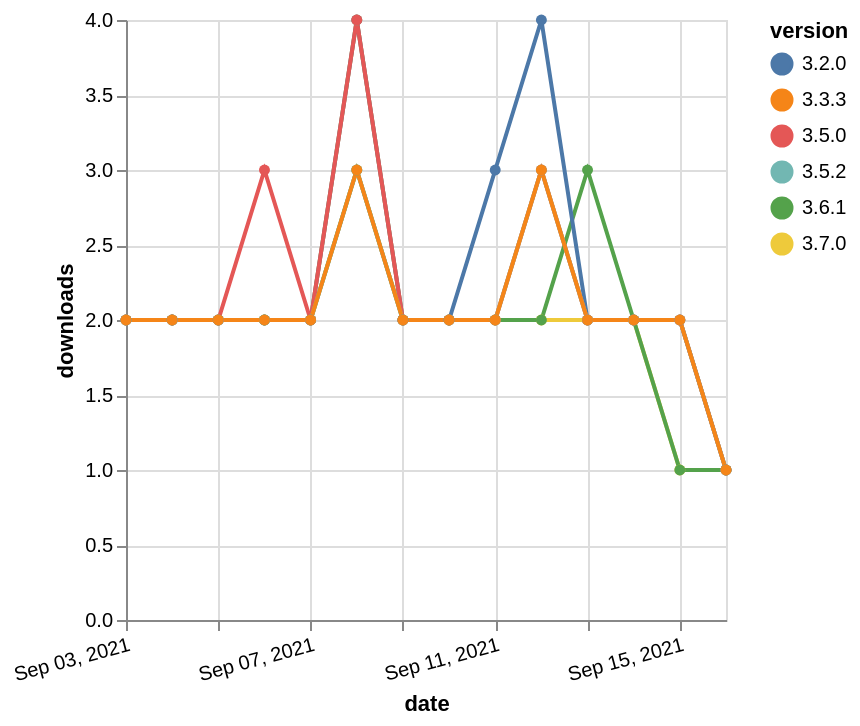

Vega-Lite specification stored for this chart:
### Vega-Lite specification from a JSON file in a GitHub repository (floating-point values rounded to 4 significant figures)
{"$schema": "https://vega.github.io/schema/vega-lite/v5.json", "description": "A simple bar chart with embedded data.", "data": {"values": [{"date": "2021-09-03", "total": 843, "delta": 2, "version": "3.7.0"}, {"date": "2021-09-04", "total": 845, "delta": 2, "version": "3.7.0"}, {"date": "2021-09-05", "total": 847, "delta": 2, "version": "3.7.0"}, {"date": "2021-09-06", "total": 849, "delta": 2, "version": "3.7.0"}, {"date": "2021-09-07", "total": 851, "delta": 2, "version": "3.7.0"}, {"date": "2021-09-08", "total": 855, "delta": 4, "version": "3.7.0"}, {"date": "2021-09-09", "total": 857, "delta": 2, "version": "3.7.0"}, {"date": "2021-09-10", "total": 859, "delta": 2, "version": "3.7.0"}, {"date": "2021-09-11", "total": 861, "delta": 2, "version": "3.7.0"}, {"date": "2021-09-12", "total": 863, "delta": 2, "version": "3.7.0"}, {"date": "2021-09-13", "total": 865, "delta": 2, "version": "3.7.0"}, {"date": "2021-09-14", "total": 867, "delta": 2, "version": "3.7.0"}, {"date": "2021-09-15", "total": 868, "delta": 1, "version": "3.7.0"}, {"date": "2021-09-16", "total": 869, "delta": 1, "version": "3.7.0"}, {"date": "2021-09-03", "total": 979, "delta": 2, "version": "3.6.1"}, {"date": "2021-09-04", "total": 981, "delta": 2, "version": "3.6.1"}, {"date": "2021-09-05", "total": 983, "delta": 2, "version": "3.6.1"}, {"date": "2021-09-06", "total": 985, "delta": 2, "version": "3.6.1"}, {"date": "2021-09-07", "total": 987, "delta": 2, "version": "3.6.1"}, {"date": "2021-09-08", "total": 990, "delta": 3, "version": "3.6.1"}, {"date": "2021-09-09", "total": 992, "delta": 2, "version": "3.6.1"}, {"date": "2021-09-10", "total": 994, "delta": 2, "version": "3.6.1"}, {"date": "2021-09-11", "total": 996, "delta": 2, "version": "3.6.1"}, {"date": "2021-09-12", "total": 998, "delta": 2, "version": "3.6.1"}, {"date": "2021-09-13", "total": 1001, "delta": 3, "version": "3.6.1"}, {"date": "2021-09-14", "total": 1003, "delta": 2, "version": "3.6.1"}, {"date": "2021-09-15", "total": 1004, "delta": 1, "version": "3.6.1"}, {"date": "2021-09-16", "total": 1005, "delta": 1, "version": "3.6.1"}, {"date": "2021-09-03", "total": 2708, "delta": 2, "version": "3.2.0"}, {"date": "2021-09-04", "total": 2710, "delta": 2, "version": "3.2.0"}, {"date": "2021-09-05", "total": 2712, "delta": 2, "version": "3.2.0"}, {"date": "2021-09-06", "total": 2714, "delta": 2, "version": "3.2.0"}, {"date": "2021-09-07", "total": 2716, "delta": 2, "version": "3.2.0"}, {"date": "2021-09-08", "total": 2720, "delta": 4, "version": "3.2.0"}, {"date": "2021-09-09", "total": 2722, "delta": 2, "version": "3.2.0"}, {"date": "2021-09-10", "total": 2724, "delta": 2, "version": "3.2.0"}, {"date": "2021-09-11", "total": 2727, "delta": 3, "version": "3.2.0"}, {"date": "2021-09-12", "total": 2731, "delta": 4, "version": "3.2.0"}, {"date": "2021-09-13", "total": 2733, "delta": 2, "version": "3.2.0"}, {"date": "2021-09-14", "total": 2735, "delta": 2, "version": "3.2.0"}, {"date": "2021-09-15", "total": 2737, "delta": 2, "version": "3.2.0"}, {"date": "2021-09-16", "total": 2738, "delta": 1, "version": "3.2.0"}, {"date": "2021-09-03", "total": 1684, "delta": 2, "version": "3.5.0"}, {"date": "2021-09-04", "total": 1686, "delta": 2, "version": "3.5.0"}, {"date": "2021-09-05", "total": 1688, "delta": 2, "version": "3.5.0"}, {"date": "2021-09-06", "total": 1691, "delta": 3, "version": "3.5.0"}, {"date": "2021-09-07", "total": 1693, "delta": 2, "version": "3.5.0"}, {"date": "2021-09-08", "total": 1697, "delta": 4, "version": "3.5.0"}, {"date": "2021-09-09", "total": 1699, "delta": 2, "version": "3.5.0"}, {"date": "2021-09-10", "total": 1701, "delta": 2, "version": "3.5.0"}, {"date": "2021-09-11", "total": 1703, "delta": 2, "version": "3.5.0"}, {"date": "2021-09-12", "total": 1706, "delta": 3, "version": "3.5.0"}, {"date": "2021-09-13", "total": 1708, "delta": 2, "version": "3.5.0"}, {"date": "2021-09-14", "total": 1710, "delta": 2, "version": "3.5.0"}, {"date": "2021-09-15", "total": 1712, "delta": 2, "version": "3.5.0"}, {"date": "2021-09-16", "total": 1713, "delta": 1, "version": "3.5.0"}, {"date": "2021-09-03", "total": 1300, "delta": 2, "version": "3.5.2"}, {"date": "2021-09-04", "total": 1302, "delta": 2, "version": "3.5.2"}, {"date": "2021-09-05", "total": 1304, "delta": 2, "version": "3.5.2"}, {"date": "2021-09-06", "total": 1306, "delta": 2, "version": "3.5.2"}, {"date": "2021-09-07", "total": 1308, "delta": 2, "version": "3.5.2"}, {"date": "2021-09-08", "total": 1311, "delta": 3, "version": "3.5.2"}, {"date": "2021-09-09", "total": 1313, "delta": 2, "version": "3.5.2"}, {"date": "2021-09-10", "total": 1315, "delta": 2, "version": "3.5.2"}, {"date": "2021-09-11", "total": 1317, "delta": 2, "version": "3.5.2"}, {"date": "2021-09-12", "total": 1320, "delta": 3, "version": "3.5.2"}, {"date": "2021-09-13", "total": 1322, "delta": 2, "version": "3.5.2"}, {"date": "2021-09-14", "total": 1324, "delta": 2, "version": "3.5.2"}, {"date": "2021-09-15", "total": 1326, "delta": 2, "version": "3.5.2"}, {"date": "2021-09-16", "total": 1327, "delta": 1, "version": "3.5.2"}, {"date": "2021-09-03", "total": 2237, "delta": 2, "version": "3.3.3"}, {"date": "2021-09-04", "total": 2239, "delta": 2, "version": "3.3.3"}, {"date": "2021-09-05", "total": 2241, "delta": 2, "version": "3.3.3"}, {"date": "2021-09-06", "total": 2243, "delta": 2, "version": "3.3.3"}, {"date": "2021-09-07", "total": 2245, "delta": 2, "version": "3.3.3"}, {"date": "2021-09-08", "total": 2248, "delta": 3, "version": "3.3.3"}, {"date": "2021-09-09", "total": 2250, "delta": 2, "version": "3.3.3"}, {"date": "2021-09-10", "total": 2252, "delta": 2, "version": "3.3.3"}, {"date": "2021-09-11", "total": 2254, "delta": 2, "version": "3.3.3"}, {"date": "2021-09-12", "total": 2257, "delta": 3, "version": "3.3.3"}, {"date": "2021-09-13", "total": 2259, "delta": 2, "version": "3.3.3"}, {"date": "2021-09-14", "total": 2261, "delta": 2, "version": "3.3.3"}, {"date": "2021-09-15", "total": 2263, "delta": 2, "version": "3.3.3"}, {"date": "2021-09-16", "total": 2264, "delta": 1, "version": "3.3.3"}]}, "width": "container", "mark": {"type": "line", "point": {"filled": true}}, "encoding": {"x": {"field": "date", "type": "temporal", "timeUnit": "yearmonthdate", "title": "date", "axis": {"labelAngle": -15}}, "y": {"field": "delta", "type": "quantitative", "title": "downloads"}, "color": {"field": "version", "type": "nominal"}, "tooltip": {"field": "delta"}}}
